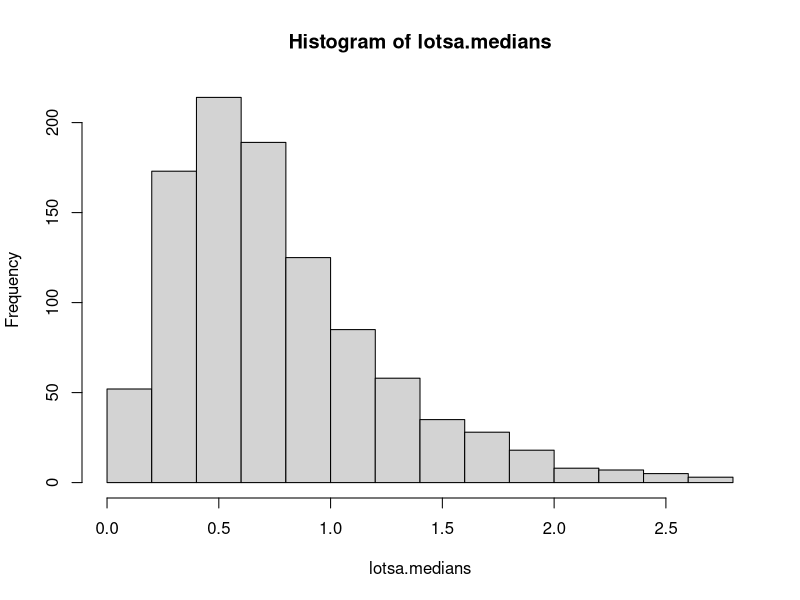

Source code (R):
#R Code for Unit 1 by Mel Schwan 05/12/2019
#Code to loop through a calculation of the medians of random vector being generated.
# n is the number of exponential samples taken and nsim is how many times we loop through our calculations of medians.
n <- 5
nsim <- 1000
#Create lotsa.medians variable
lotsa.medians <- numeric(nsim)

#Loop through nsim times and create exponential random generation of numbers and assign to x and
#then calculate the median of array.

for (i in 1:nsim) {
  x <- rexp(n)
  lotsa.medians[i] <- median(x)
}

#Assign calculations to variables for later calculations.
sum_med = summary(lotsa.medians)
print(sum_med)
len_lotsa = length(lotsa.medians)
print(len_lotsa)
mean_lotsa = mean(lotsa.medians)
print(mean_lotsa)
#Plot histogram of exponential medians calculation
hist(lotsa.medians)
echo = TRUE